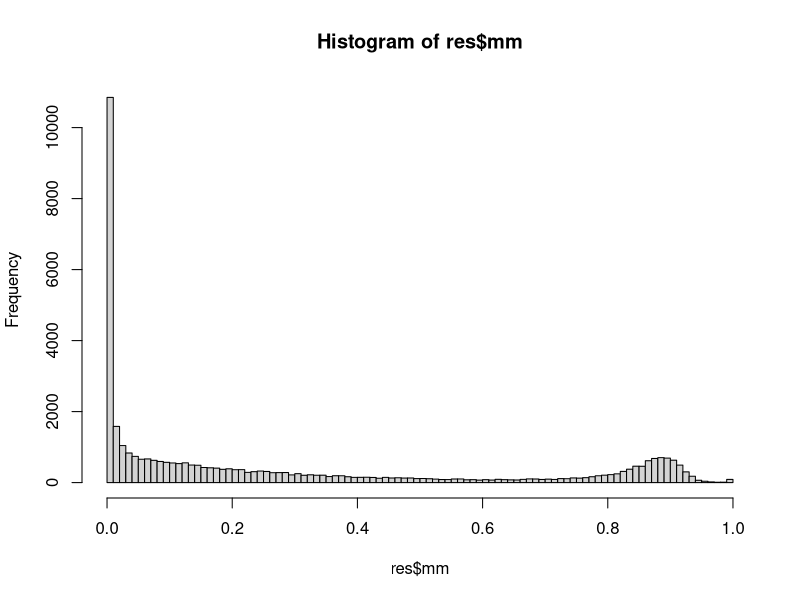
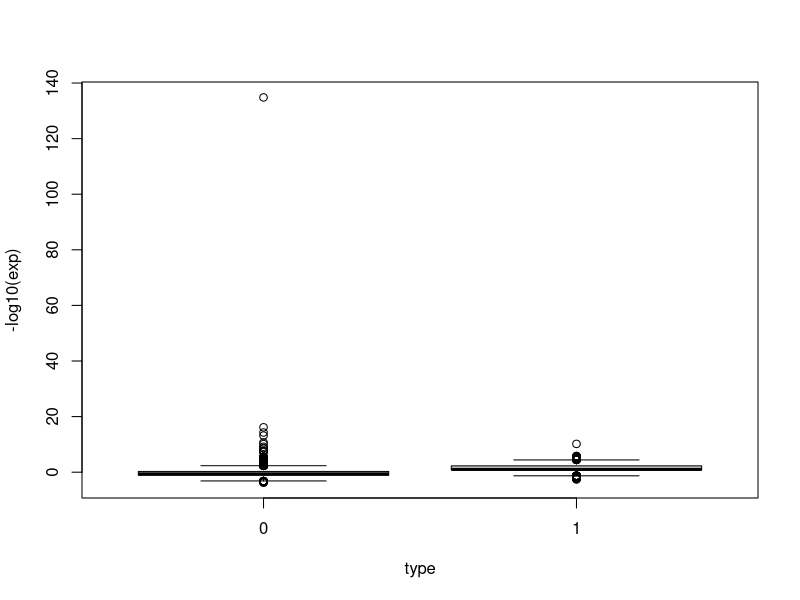

Reproduce these figures in R, in order.

res <- read.csv("cache/stat_exon_mean_var.csv")
hist(res$mm, breaks=100)
nrow(subset(res, mm > 0.8))


rpkm <- read.csv("cache/maize_gene_503lines_RPKM.csv")

res2 <- merge(res, rpkm, by.x="geneid", by.y="geneid")
res2$type <- 1 #high level
res2[res2$mm < 0.6, ]$type <- 0 #low level

t.test(subset(res2, type==0)$exp, subset(res2, type==1)$exp)


res2[res2$exp==0, ]$exp <- 0.1
boxplot(-log10(exp) ~ type, data=res2)

